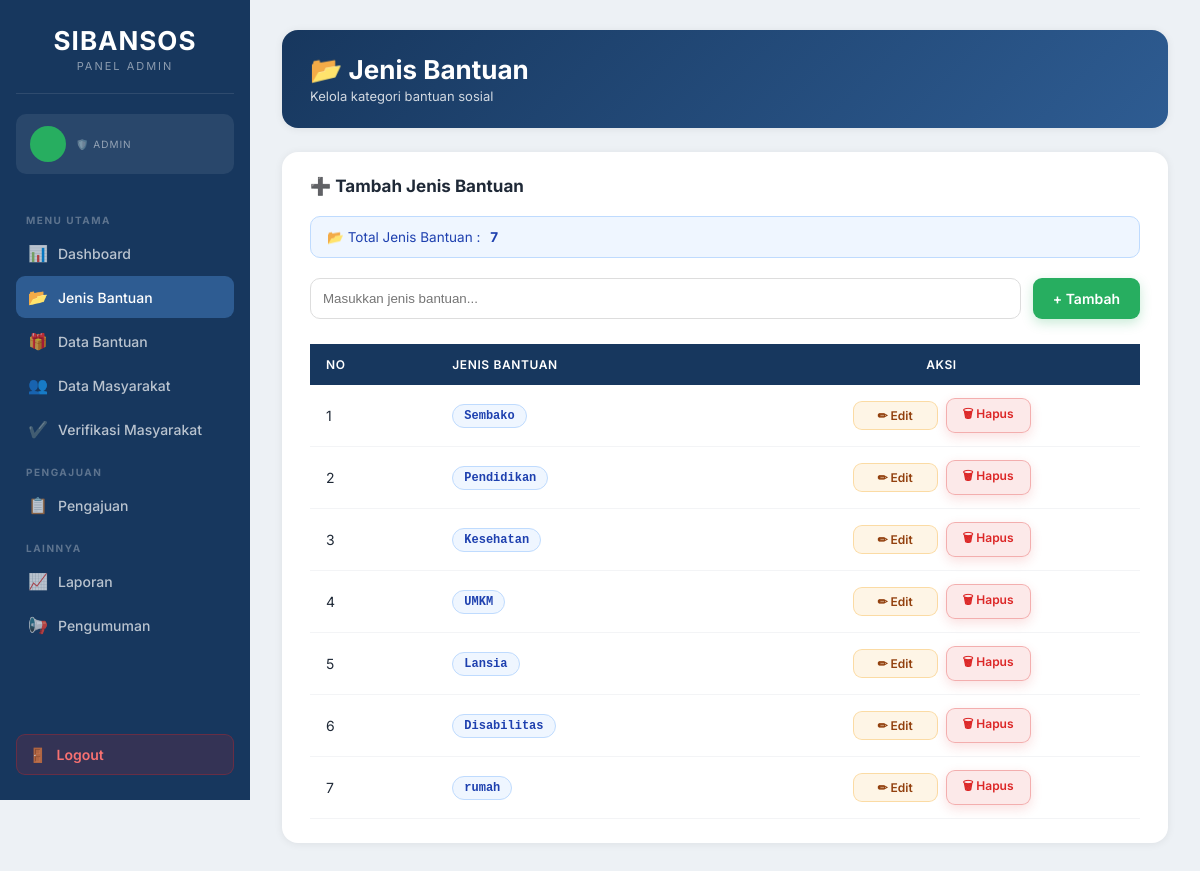
Screenshot of /admin/jenis_bantuan.php with the database file from the repository.
### tables this page shows
CREATE TABLE `jenis_bantuan` (
  `id` int(11) NOT NULL,
  `nama_jenis` varchar(100) NOT NULL
);

### admin/jenis_bantuan.php (the view, shortened to what this page needs)
<?php
$data = mysqli_query($conn,"SELECT * FROM jenis_bantuan ORDER BY id ASC");
$total = mysqli_num_rows($data);
?>
<!DOCTYPE html>
<html lang="id">
<head>
<link rel="stylesheet" href="admin_style.css">
</head>
<body>
<?php include '_sidebar.php'; ?>
<div class="main">
    <div class="page-header">
        <div>
            <h1>📂 Jenis Bantuan</h1>
            <p>Kelola kategori bantuan sosial</p>
        </div>
    </div>
    <div class="card">
        <div class="card-title">
         ➕ Tambah Jenis Bantuan
        </div>
    <div class="alert alert-info">
    📂 Total Jenis Bantuan :
    <b><?= $total ?></b>
</div>
        <form method="POST" style="display:flex;gap:12px;margin-bottom:25px;">
            <input
                type="text"
                name="nama_jenis"
                placeholder="Masukkan jenis bantuan..."
                required
                style="flex:1;padding:12px;border:1px solid #ddd;border-radius:10px;">
            <button type="submit" name="tambah" class="btn btn-green">
                + Tambah
            </button>
        </form>
        <div class="table-wrap">
            <table>
                <thead>
                    <tr>
                        <th width="70">No</th>
                        <th>Jenis Bantuan</th>
                       <th width="220">Aksi</th>
                    </tr>
                </thead>
                <tbody>
                <?php
                $no = 1;
                while($d = mysqli_fetch_assoc($data)){
                ?>
                    <tr>
                        <td><?= $no++ ?></td>
                        <td>
                            <span class="badge badge-navy">
                                <?= htmlspecialchars($d['nama_jenis']) ?>
                            </span>
                        </td>
                        <td>
                            <div class="action-btns">
                                <a href="edit_jenis_bantuan.php?id=<?= $d['id'] ?>"
                                class="btn btn-yellow btn-sm">
                                    ✏ Edit
                                </a>
                                <a href="?hapus=<?= $d['id'] ?>"
                                class="btn btn-red btn-sm"
                                onclick="return confirm('Yakin ingin menghapus?')">
                                    🗑 Hapus
                                </a>
                            </div>
                        </td>
                                        </tr>
                <?php } ?>
                </tbody>
            </table>
        </div>
    </div>
</div>
</body>
</html>

### admin/admin_style.css (style rules this page uses)
*, *::before, *::after { margin:0; padding:0; box-sizing:border-box; }
:root { --navy: #17375e; --navy2: #1e4a7c; --navy3: #2e5c92; --green: #27ae60; --green2: #1f8a4d; --red: #dc2626; --yellow: #f59e0b; --bg: #edf1f5; --white: #ffffff; --border: #e5e7eb; --text: #1f2937; --muted: #6b7280; --sidebar-w: 250px; }
body { font-family: 'Inter', Arial, sans-serif; background: var(--bg); color: var(--text); display: flex; min-height: 100vh; overflow-y: auto; }
.main { margin-left: var(--sidebar-w); flex: 1; padding: 30px 32px; }
.page-header { background: white; padding: 24px 28px; border-radius: 16px; box-shadow: 0 1px 8px rgba(0,0,0,0.07); margin-bottom: 24px; display: flex; align-items: center; justify-content: space-between; }
.page-header h1 { font-size: 26px; font-weight: 700; color: var(--text); }
.page-header p { font-size: 13px; color: var(--muted); margin-top: 3px; }
.card { background: white; border-radius: 16px; padding: 24px 28px; box-shadow: 0 1px 8px rgba(0,0,0,0.07); margin-bottom: 24px; }
.card-title { font-size: 17px; font-weight: 700; color: var(--text); margin-bottom: 20px; display: flex; align-items: center; gap: 8px; }
.page-header { background: linear-gradient(135deg,#17375e,#2e5c92); color:white; }
.page-header h1 { color:white; }
.page-header p { color:rgba(255,255,255,.8); }
.card { transition: .3s ease; }
.table-wrap table tbody tr { transition: .2s; }
.btn-green { box-shadow:0 4px 12px rgba(39,174,96,.25); }
.btn-red { box-shadow:0 4px 12px rgba(220,38,38,.15); }
.action-btns { display:flex; gap:8px; justify-content:center; align-items:center; }
.action-btns .btn { min-width:82px; justify-content:center; }
table th:last-child, table td:last-child { text-align: center; }
.action-btns { display: flex; justify-content: center; align-items: center; gap: 8px; white-space: nowrap; }
.action-btns .btn { min-width: 85px; justify-content: center; }
.btn { display: inline-flex; align-items: center; gap: 7px; padding: 10px 20px; border-radius: 9px; font-size: 14px; font-weight: 600; font-family: inherit; cursor: pointer; border: none; text-decoration: none; transition: opacity .2s, transform .15s; }
.btn-green { background: var(--green); color: white; }
.btn-red { background: rgba(220,38,38,0.1); color: var(--red); border: 1px solid rgba(220,38,38,0.3); }
.btn-yellow { background: rgba(245,158,11,0.1); color: #92400e; border: 1px solid rgba(245,158,11,0.3); }
.btn-sm { padding: 6px 13px; font-size: 12px; }
.alert { padding: 12px 16px; border-radius: 10px; font-size: 13.5px; margin-bottom: 20px; display: flex; align-items: flex-start; gap: 10px; }
.alert-info { background: #eff6ff; border: 1px solid #bfdbfe; color: #1e40af; }
.table-wrap { overflow-x: auto; }
table { width: 100%; border-collapse: collapse; font-size: 14px; }
table th { background: var(--navy); color: white; padding: 13px 16px; text-align: left; font-size: 12px; font-weight: 600; text-transform: uppercase; letter-spacing: .6px; }
table td { padding: 13px 16px; border-bottom: 1px solid #f3f4f6; color: var(--text); vertical-align: middle; }
.badge { display: inline-flex; align-items: center; gap: 5px; padding: 4px 11px; border-radius: 20px; font-size: 12px; font-weight: 600; }
.badge-navy { background: #eff6ff; color: #1e40af; border: 1px solid #bfdbfe; }
.table-wrap table { width:100%; border-collapse:collapse; table-layout:auto; }
.table-wrap th { white-space:nowrap; }
.table-wrap td:nth-child(2) { width:170px; white-space:nowrap; font-family:monospace; }
.table-wrap td:nth-child(3) { width:220px; }

### rows the page displays
jenis_bantuan: nama_jenis "Sembako"
jenis_bantuan: nama_jenis "Pendidikan"
jenis_bantuan: nama_jenis "Kesehatan"
jenis_bantuan: nama_jenis "UMKM"
jenis_bantuan: nama_jenis "Lansia"
jenis_bantuan: nama_jenis "Disabilitas"
jenis_bantuan: nama_jenis "rumah"

### other values shown
$total "7"
